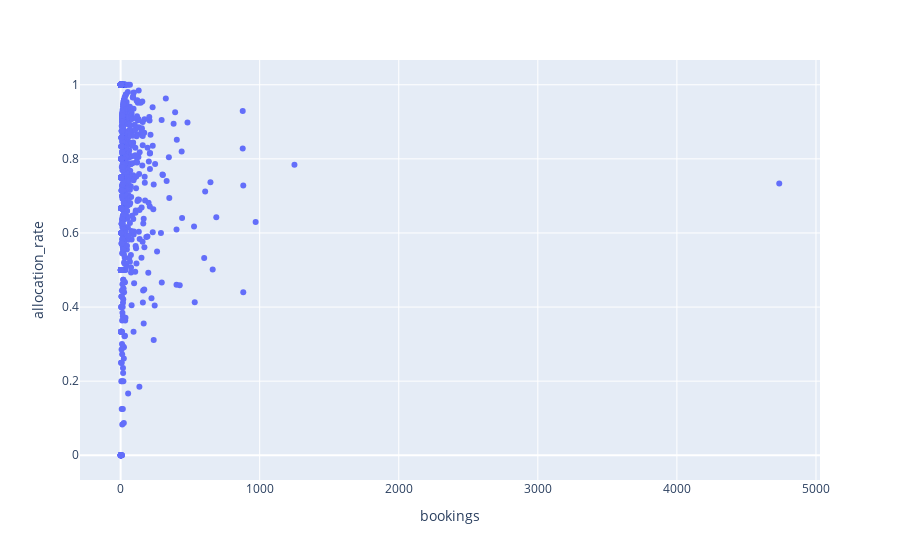

Source (notebook cell):
### Code cell
import plotly.express as px
fig = px.scatter(pudo_agg, y='allocation_rate', x='bookings', hover_data=['pudo'])
fig.show()

### Figure 1 — Plotly figure (JSON) as saved in the notebook; plotly's stock layout.template omitted (floating-point values rounded to 4 significant figures; data arrays with more than 128 entries replaced by an {"elided": "..."} marker saying what was removed)
{"data": [{"customdata": {"elided": "882x1 str values"}, "hovertemplate": "bookings=%{x}<br>allocation_rate=%{y}<br>pudo=%{customdata[0]}<extra></extra>", "legendgroup": "", "marker": {"color": "#636efa", "symbol": "circle"}, "mode": "markers", "name": "", "orientation": "v", "showlegend": false, "type": "scatter", "x": {"elided": "882 int values"}, "xaxis": "x", "y": {"elided": "882 float values"}, "yaxis": "y"}], "layout": {"legend": {"tracegroupgap": 0}, "margin": {"t": 60}, "xaxis": {"anchor": "y", "domain": [0, 1], "title": {"text": "bookings"}}, "yaxis": {"anchor": "x", "domain": [0, 1], "title": {"text": "allocation_rate"}}}}
